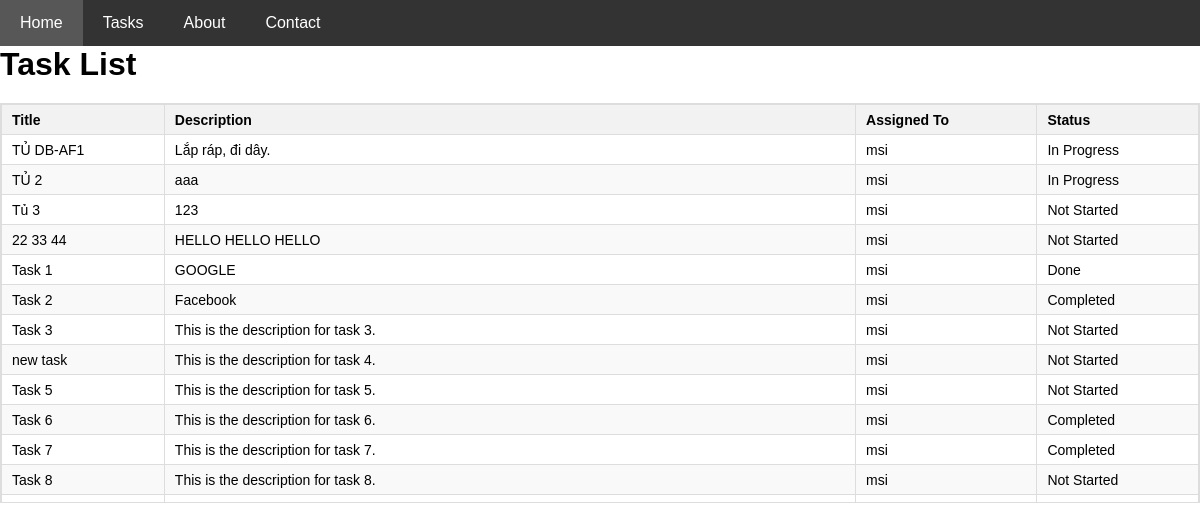
The page / on the database its author committed.
### task/models.py (models this page shows, shortened)
class Task(models.Model):
    title = models.CharField(max_length=200)
    description = models.TextField()
    assigned_to = models.ForeignKey(User, on_delete=models.CASCADE)
    status = models.CharField(max_length=20, choices=[
        ('not_started', 'Not Started'),
        ('in_progress', 'In Progress'),
        ('completed', 'Completed'),
    ])
    created_at = models.DateTimeField(auto_now_add=True)

### task/views.py (the view)
# urls.py: path('', index, name='index'),
def index(request):
    tasks = Task.objects.all()
    return render(request,'tasks/index.html',{'tasks':tasks})

### task/templates/tasks/index.html (shortened to what this page needs)
<!DOCTYPE html>
<html lang="en">
<head>
    <link rel="stylesheet" href="{% load static %}{% static 'styles.css' %}">
</head>
<body>
    <nav>
        <ul>
            <li><a href="#">Home</a></li>
            <li><a href="#">Tasks</a></li>
            <li><a href="#">About</a></li>
            <li><a href="#">Contact</a></li>
        </ul>
    </nav>
    <h1>Task List</h1>
    <div class="table-container">
        <table>
            <thead>
                <tr>
                    <th>Title</th>
                    <th>Description</th>
                    <th>Assigned To</th>
                    <th>Status</th>
                </tr>
            </thead>
            <tbody>
                {% for task in tasks %}
                <tr data-task-id="{{ task.id }}">
                    <td class="editable" data-field="title">{{ task.title }}</td>
                    <td class="editable" data-field="description">{{ task.description }}</td>
                    <td>{{ task.assigned_to.username }}</td>
                    <td class="editable" data-field="status">{{ task.get_status_display }}</td>
                </tr>
                {% empty %}
                <tr>
                    <td colspan="4">No tasks available.</td>
                </tr>
                {% endfor %}
            </tbody>
        </table>
    </div>
</body>
</html>

### task/static/styles.css (style rules this page uses)
* { margin: 0; padding: 0; box-sizing: border-box; }
body { font-family: Arial, sans-serif; }
nav ul { list-style-type: none; background-color: #333; overflow: hidden; }
nav ul li { display: inline; float: left; }
nav ul li a { display: block; padding: 14px 20px; text-decoration: none; color: white; }
.table-container { max-width: 100%; max-height: 400px; overflow-x: auto; overflow-y: auto; border: 1px solid #ddd; margin: 20px 0; }
table { width: 100%; border-collapse: collapse; min-width: 800px; }
th, td { border: 1px solid #ddd; padding: 5px 10px; text-align: left; font-size: 14px; height: 30px; }
th { background-color: #f2f2f2; position: sticky; top: 0; }
tr:nth-child(even) { background-color: #f9f9f9; }

### rows shown on the page
Task: title "TỦ DB-AF1", description "Lắp ráp, đi dây.", assigned_to.username "msi", status "In Progress"
Task: title "TỦ 2", description "aaa", assigned_to.username "msi", status "In Progress"
Task: title "Tủ 3", description "123", assigned_to.username "msi", status "Not Started"
Task: title "22 33 44", description "HELLO HELLO HELLO", assigned_to.username "msi", status "Not Started"
Task: title "Task 1", description "GOOGLE", assigned_to.username "msi", status "Done"
Task: title "Task 2", description "Facebook", assigned_to.username "msi", status "Completed"
Task: title "Task 3", description "This is the description for task 3.", assigned_to.username "msi", status "Not Started"
Task: title "new task", description "This is the description for task 4.", assigned_to.username "msi", status "Not Started"
Task: title "Task 5", description "This is the description for task 5.", assigned_to.username "msi", status "Not Started"
Task: title "Task 6", description "This is the description for task 6.", assigned_to.username "msi", status "Completed"
Task: title "Task 7", description "This is the description for task 7.", assigned_to.username "msi", status "Completed"
Task: title "Task 8", description "This is the description for task 8.", assigned_to.username "msi", status "Not Started"
